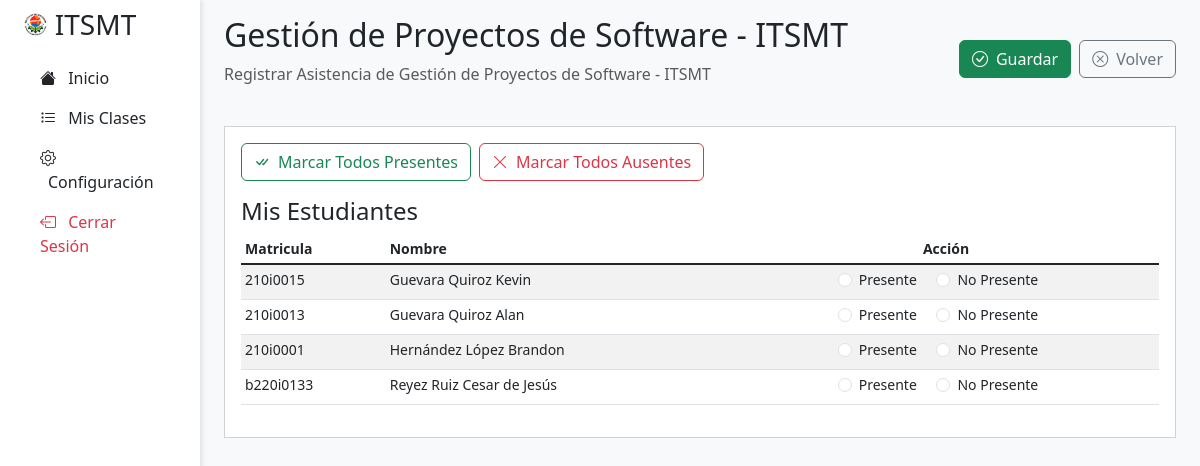
The page /view/mis-clases/nueva-asistencia.php?id=2 (signed in) on the database its author committed.
### tables this page shows
CREATE TABLE `asignaturas` (
  `id` varchar(10) NOT NULL,
  `nombre_asignatura` varchar(50) NOT NULL,
  PRIMARY KEY (`id`)
);

CREATE TABLE `inscripciones` (
  `id` int(11) NOT NULL AUTO_INCREMENT,
  `clase_id` int(11) NOT NULL,
  `estudiante_id` int(11) NOT NULL,
  PRIMARY KEY (`id`),
  KEY `clase_id` (`clase_id`,`estudiante_id`),
  KEY `estudiante_id` (`estudiante_id`),
  CONSTRAINT `inscripciones_ibfk_1` FOREIGN KEY (`clase_id`) REFERENCES `clases` (`id`) ON DELETE CASCADE ON UPDATE CASCADE,
  CONSTRAINT `inscripciones_ibfk_2` FOREIGN KEY (`estudiante_id`) REFERENCES `estudiantes` (`id`) ON DELETE CASCADE ON UPDATE CASCADE
);

CREATE TABLE `estudiantes` (
  `id` int(10) NOT NULL AUTO_INCREMENT,
  `matricula` varchar(10) NOT NULL,
  `nombre` varchar(50) NOT NULL,
  `apellido_pa` varchar(50) NOT NULL,
  `apellido_ma` varchar(50) NOT NULL,
  `carrera_id` varchar(10) NOT NULL,
  `semestre_id` int(11) NOT NULL,
  `sistema_id` int(11) NOT NULL,
  `activo` tinyint(1) NOT NULL DEFAULT 1,
  PRIMARY KEY (`id`),
  KEY `carrera_id` (`carrera_id`,`semestre_id`,`sistema_id`),
  KEY `semestre_id` (`semestre_id`),
  KEY `sistema_id` (`sistema_id`),
  CONSTRAINT `estudiantes_ibfk_1` FOREIGN KEY (`carrera_id`) REFERENCES `carreras` (`id`) ON DELETE CASCADE ON UPDATE CASCADE,
  CONSTRAINT `estudiantes_ibfk_2` FOREIGN KEY (`semestre_id`) REFERENCES `semestres` (`id`) ON DELETE CASCADE ON UPDATE CASCADE,
  CONSTRAINT `estudiantes_ibfk_3` FOREIGN KEY (`sistema_id`) REFERENCES `sistemas` (`id`) ON DELETE CASCADE ON UPDATE CASCADE
);

### view/mis-clases/nueva-asistencia.php (the view, shortened to what this page needs)
<?php
include_once __DIR__ . "../../../php/conexion.php";
$clase_id = $_GET["id"];
$sql = $conexion->query("SELECT a.nombre_asignatura FROM clases c INNER JOIN asignaturas a ON c.asignatura_id = a.id WHERE c.id = $clase_id");
$titulo = $sql->fetch_object()->nombre_asignatura . " - " . SIGLAS;
include_once __DIR__ . "../../layout/header.php";
?>
<div class="col-md-9 col-lg-10 ms-sm-auto px-4 main-content">
    <form method="post" id="form_asistencia">
        <div class="d-flex justify-content-between flex-wrap flex-md-nowrap align-items-center pt-3 pb-2 mb-3">
            <div>
                <h1 class="h2"><?= $titulo ?></h1>
                <p class="text-muted">Registrar Asistencia de <?= $titulo ?></p>
            </div>
            <div class="action-buttons d-flex gap-2">
                <button class="btn btn-success" type="submit">
                    <i class="bi bi-check-circle me-2"></i>Guardar
                </button>
                <a class="btn btn-outline-secondary" href="<?= URL_RAIZ ?>view/mis-clases/asistencias.php?id=<?= $clase_id ?>">
                    <i class="bi bi-x-circle me-2"></i>Volver
                </a>
            </div>
        </div>
        <div class="card mb-4 p-3 rounded-0">
            <div class="d-flex gap-2 mb-3">
                <button type="button" class="btn btn-outline-success" id="marcarTodosPresente">
                    <i class="bi bi-check-all me-2"></i>Marcar Todos Presentes
                </button>
                <button type="button" class="btn btn-outline-danger" id="marcarTodosAusente">
                    <i class="bi bi-x-lg me-2"></i>Marcar Todos Ausentes
                </button>
            </div>
            <h4>Mis Estudiantes</h4>
            <div class="table-responsive small">
                <table class="table table-sm table-striped">
                    <thead>
                        <tr>
                            <th>Matricula</th>
                            <th>Nombre</th>
                            <th class="text-center">Acción</th>
                        </tr>
                    </thead>
                    <tbody class="table-group-divider">
                        <?php
                        $clase_id = $_GET['id'];
                        $mysqli = $conexion->query("SELECT estudiante_id, e.nombre, e.apellido_pa, e.apellido_ma, e.matricula FROM inscripciones i
                            INNER JOIN estudiantes e ON i.estudiante_id = e.id
                            WHERE i.clase_id = $clase_id
                            ORDER BY e.apellido_pa");
                        while ($dato = $mysqli->fetch_object()) :
                        ?>
                            <tr>
                                <td><?= $dato->matricula ?></td>
                                <td><?= $dato->apellido_pa ?> <?= $dato->apellido_ma ?> <?= $dato->nombre ?></td>
                                <td class="text-start text-sm-center">
                                    <div class="form-check form-check-inline">
                                        <input class="form-check-input" type="radio" name="asistencias[<?= $dato->estudiante_id ?>]" id="presente_<?= $dato->estudiante_id ?>" value="1">
                                        <label class="form-check-label" for="presente_<?= $dato->estudiante_id ?>">
                                            Presente
                                        </label>
                                    </div>
                                    <div class="form-check form-check-inline">
                                        <input class="form-check-input" type="radio" name="asistencias[<?= $dato->estudiante_id ?>]" id="no_presente_<?= $dato->estudiante_id ?>" value="0">
                                        <label class="form-check-label" for="no_presente_<?= $dato->estudiante_id ?>">
                                            No Presente
                                        </label>
                                    </div>
                                </td>
                            </tr>
                        <?php endwhile; ?>
                    </tbody>
                </table>
            </div>
        </div>
    </form>
</div>
<?php include_once __DIR__ . "../../layout/footer.php"; ?>

### rows shown on the page
asignaturas: nombre_asignatura "Gestión de Proyectos de Software - ITSMT"
inscripciones: estudiante.matricula "210i0015", estudiante.apellido_pa "Guevara", estudiante.apellido_ma "Quiroz", estudiante.nombre "Kevin"
inscripciones: estudiante.matricula "210i0013", estudiante.apellido_pa "Guevara", estudiante.apellido_ma "Quiroz", estudiante.nombre "Alan"
inscripciones: estudiante.matricula "210i0001", estudiante.apellido_pa "Hernández", estudiante.apellido_ma "López", estudiante.nombre "Brandon"
inscripciones: estudiante.matricula "b220i0133", estudiante.apellido_pa "Reyez", estudiante.apellido_ma "Ruiz", estudiante.nombre "Cesar de Jesús"

### other values the page prints
SIGLAS "ITSMT"
